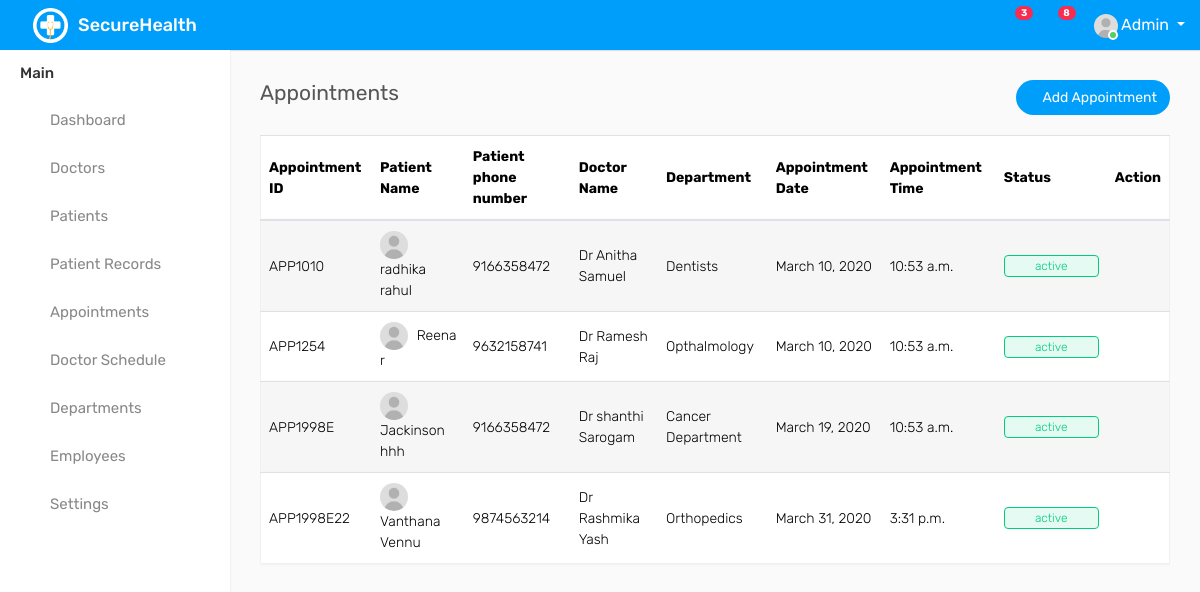
The app's page /appointment (signed in) with its own data.
### secureHealth/models.py (models this page shows, shortened)
class appointmentspage(models.Model):
    patient_name = models.CharField(max_length=20)
    appointment_id = models.CharField(max_length=200)
    department = models.CharField(max_length=100)
    doctor = models.CharField(max_length=20)
    date = models.DateField()
    time = models.TimeField()
    patient_phone_number = models.IntegerField()
    patient_email =  models.CharField(max_length = 100)
    message = models.TextField()
    appointment_status = models.CharField(max_length=20)
    hospital_name = models.TextField(default="cm hospital")
    class Meta:
        verbose_name_plural="Appointment Details"

### secureHealth/views.py (the view)
# urls.py: path('appointment',views.appointment,name="appointment"),
def appointment(request):
    hospital = request.session['hospital']
    appointment_details = appointmentspage.objects.filter(hospital_name=hospital)
    return render(request,'secureHealth/appointments.html',{'appointments': appointment_details})

### secureHealth/templates/secureHealth/appointments.html (shortened to what this page needs)
{% extends 'secureHealth/base.html' %}
{% load static %}
{% block content %}
<div class="col-sm-4 col-3">
    <h4 class="page-title">Appointments</h4>
</div>
<div class="col-sm-8 col-9 text-right m-b-20">
    <a href="{% url 'addAppointment' %}" class="btn btn btn-primary btn-rounded float-right"><i class="fa fa-plus"></i> Add Appointment</a>
</div>
</div>
<div class="row">
<div class="col-md-12">
    <div class="table-responsive">
        <table class="table table-striped custom-table">
            <thead>
                <tr>
                    <th>Appointment ID</th>
                    <th>Patient Name</th>
                    <th>Patient phone number</th>
                    <th>Doctor Name</th>
                    <th>Department</th>
                    <th>Appointment Date</th>
                    <th>Appointment Time</th>
                    <th>Status</th>
                    <th class="text-right">Action</th>
                </tr>
            </thead>
            <tbody>
                {% for appointment in appointments %}
                <tr>
                    <td>{{appointment.appointment_id}}</td>
                    <td><img width="28" height="28" src="{% static 'assets2/img/user.jpg' %}" class="rounded-circle m-r-5" alt=""> {{appointment.patient_name}}</td>
                    <td>{{appointment.patient_phone_number}}</td>
                    <td>{{appointment.doctor}}</td>
                    <td>{{appointment.department}}</td>
                    <td>{{appointment.date}}</td>
                    <td>{{appointment.time}}</td>
                    <td>
                        {% if appointment.appointment_status == "active" %}
                            <span class="custom-badge status-green">{{appointment.appointment_status}}</span>
                        {% else %}
                            <span class="custom-badge status-red">{{appointment.appointment_status}}</span>
                        {% endif %}
                    </td>
                    <td class="text-right">
                        <div class="dropdown dropdown-action">
                            <a href="#" class="action-icon dropdown-toggle" data-toggle="dropdown" aria-expanded="false"><i class="fa fa-ellipsis-v"></i></a>
                        </div>
                    </td>
                </tr>
                {% endfor %}
{% endblock %}

### records on screen
appointmentspage: appointment_id "APP1010", patient_name "radhika rahul", patient_phone_number "9166358472", doctor "Dr Anitha Samuel", department "Dentists", date "March 10, 2020", time "10:53 a.m.", appointment_status "active"
appointmentspage: appointment_id "APP1254", patient_name "Reena r", patient_phone_number "9632158741", doctor "Dr Ramesh Raj", department "Opthalmology", date "March 10, 2020", time "10:53 a.m.", appointment_status "active"
appointmentspage: appointment_id "APP1998E", patient_name "Jackinson hhh", patient_phone_number "9166358472", doctor "Dr shanthi Sarogam", department "Cancer Department", date "March 19, 2020", time "10:53 a.m.", appointment_status "active"
appointmentspage: appointment_id "APP1998E22", patient_name "Vanthana Vennu", patient_phone_number "9874563214", doctor "Dr Rashmika Yash", department "Orthopedics", date "March 31, 2020", time "3:31 p.m.", appointment_status "active"
